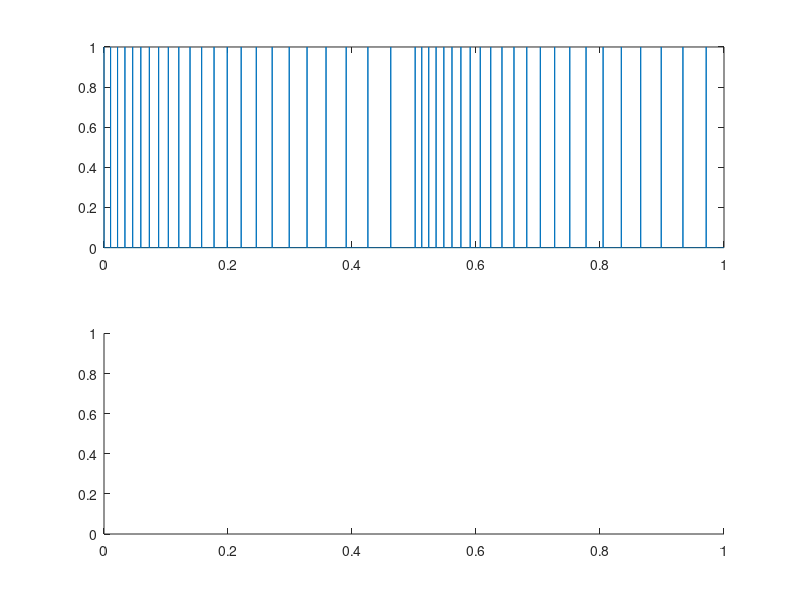

This figure's MATLAB source: (Note: this script raises an error after producing the figure.)
clear; clc; close all;

Fs = 8000;              % sampling rate
dur = 1;                % duration
t_seg = 10;             % time segment (ms)

% generate each pulse with while loop
NS = round(Fs * dur);
e = zeros(NS, 1);
p = 1;
while p <= NS
    e(p) = 1;
    m = ceil(p / (t_seg * Fs / 1000));
    PT = 80 + 5 * mod(m, 50);
    p = p + PT;
end

% plot signal
figure;
subplot(2, 1, 1);
plot((0:Fs-1)/Fs, e);
subplot(2, 1, 2);
fft_singleside_plot(e, Fs);

% go through filter
a = [1, -1.3789, 0.9506];
s = filter(1, a, e);

% sound two signals
sound([e; s/max(abs(s))], Fs);

% plot response
figure;
subplot(2, 1, 1);
plot((0:Fs-1)/Fs, s);
subplot(2, 1, 2);
fft_singleside_plot(s, Fs);

% plot part of signal
figure;
plot((0:799)/Fs, s(1:800));
xlim([0, 799/Fs]);
